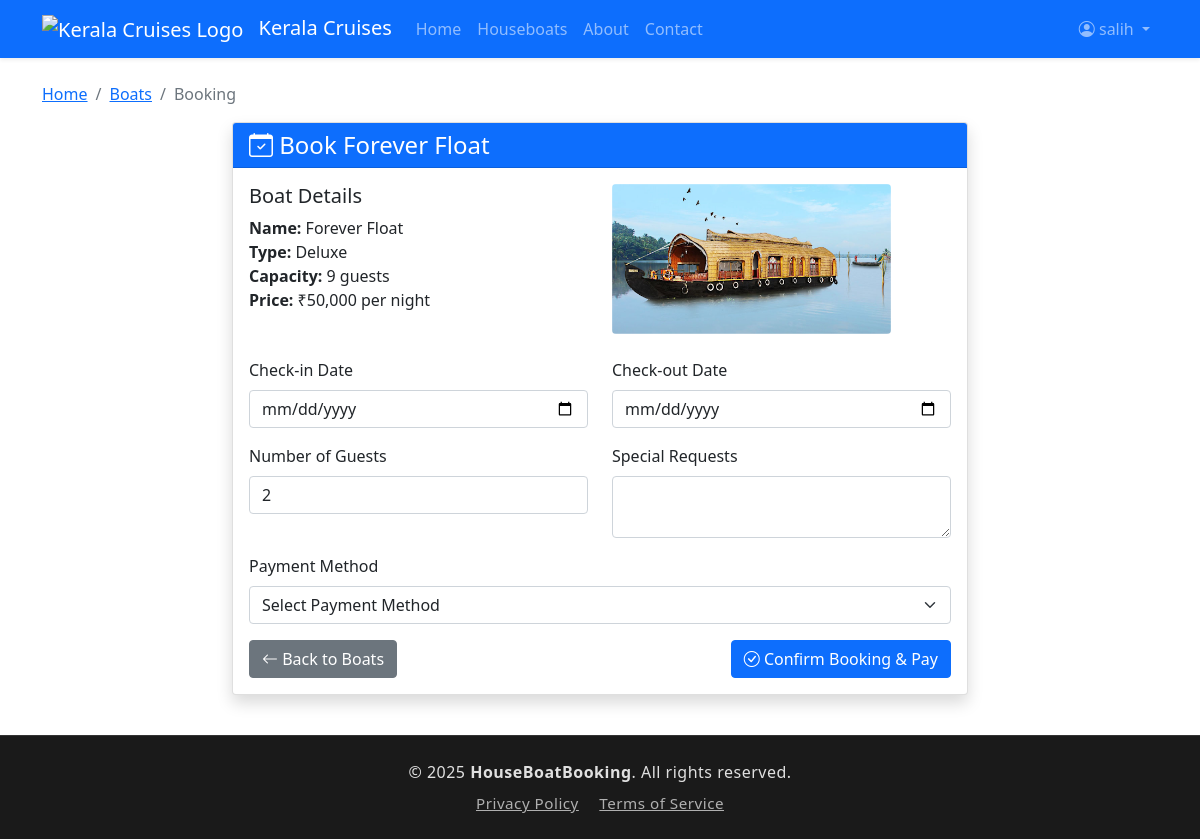
Page /frontend/pages/booking/booking.php?boat_id=10 (signed in) on the committed database.
### tables this page shows
CREATE TABLE IF NOT EXISTS `boats` (
  `id` int NOT NULL AUTO_INCREMENT,
  `boat_name` varchar(100) NOT NULL,
  `boat_type` varchar(100) NOT NULL,
  `capacity` int NOT NULL,
  `price` decimal(10,2) NOT NULL,
  `image` varchar(255) DEFAULT NULL,
  `description` text,
  `status` enum('available','maintenance','booked') DEFAULT 'available',
  PRIMARY KEY (`id`)
);

### frontend/pages/booking/booking.php (the view, shortened to what this page needs)
<?php
include '../../../backend/inc/db_connect.php';
$is_admin = (isset($_SESSION['role']) && $_SESSION['role'] === 'admin');
$boat_id = intval($_GET['boat_id']);
$stmt = $conn->prepare("SELECT * FROM boats WHERE id = ? AND status = 'available'");
$stmt->bind_param("i", $boat_id);
$stmt->execute();
$result = $stmt->get_result();
$boat = $result->fetch_assoc();
$images = array();
if (!empty($boat['image'])) {
    $decoded = json_decode($boat['image'], true);
    if (is_array($decoded)) {
        $images = $decoded;
    } else {
        $images = array($boat['image']);
    }
}
$mainImage = !empty($images[0]) ? "/HouseBoatBooking/uploads/boats/" . $images[0] : "/HouseBoatBooking/img/b1.jpg";
?>
<!DOCTYPE html>
<html lang="en">
<head>
    <link href="https://cdn.jsdelivr.net/npm/bootstrap@5.0.2/dist/css/bootstrap.min.css" rel="stylesheet">
    <link href="https://cdn.jsdelivr.net/npm/bootstrap-icons/font/bootstrap-icons.css" rel="stylesheet">
</head>
<body>
    <?php include '../../includes/navbar.php'; ?>
    <div class="container mt-4">
        <div class="row">
            <div class="col-12">
                <nav aria-label="breadcrumb">
                    <ol class="breadcrumb">
                        <li class="breadcrumb-item"><a href="../../../index.php">Home</a></li>
                        <li class="breadcrumb-item"><a href="../boats.php">Boats</a></li>
                        <li class="breadcrumb-item active" aria-current="page">Booking</li>
                    </ol>
                </nav>
            </div>
        </div>
        <?php if ($is_admin): ?>
            <div class="row">
                <div class="col-md-8 mx-auto">
                    <div class="card shadow">
                        <div class="card-header bg-warning text-white">
                            <h4 class="mb-0"><i class="bi bi-exclamation-triangle"></i> Access Denied</h4>
                        </div>
                        <div class="card-body">
                            <p>Admin users cannot book boats. Please use the admin panel to manage boats and bookings.</p>
                            <a href="/HouseBoatBooking/admin/dashboard.php" class="btn btn-primary">Go to Admin Dashboard</a>
                        </div>
                    </div>
                </div>
            </div>
        <?php else: ?>
            <div class="row">
                <div class="col-md-8 mx-auto">
                    <div class="card shadow">
                        <div class="card-header bg-primary text-white">
                            <h4 class="mb-0"><i class="bi bi-calendar-check"></i> Book <?php echo htmlspecialchars($boat['boat_name']); ?></h4>
                        </div>
                        <div class="card-body">
                            <div class="row mb-4">
                                <div class="col-md-6">
                                    <h5>Boat Details</h5>
                                    <ul class="list-unstyled">
                                        <li><strong>Name:</strong> <?php echo htmlspecialchars($boat['boat_name']); ?></li>
                                        <li><strong>Type:</strong> <?php echo ucfirst(htmlspecialchars($boat['boat_type'])); ?></li>
                                        <li><strong>Capacity:</strong> <?php echo htmlspecialchars($boat['capacity']); ?> guests</li>
                                        <li><strong>Price:</strong> ₹<?php echo number_format($boat['price']); ?> per night</li>
                                    </ul>
                                </div>
                                <div class="col-md-6">
                                    <img src="<?php echo $mainImage; ?>" class="img-fluid rounded" alt="<?php echo htmlspecialchars($boat['boat_name']); ?>" style="height: 150px; object-fit: cover;">
                                </div>
                            </div>
                            <form method="POST" action="process_booking.php">
                                <div class="row">
                                    <div class="col-md-6 mb-3">
                                        <label class="form-label">Check-in Date</label>
                                        <input type="date" name="checkin_date" class="form-control" required>
                                    </div>
                                    <div class="col-md-6 mb-3">
                                        <label class="form-label">Check-out Date</label>
                                        <input type="date" name="checkout_date" class="form-control" required>
                                    </div>
                                </div>
                                <div class="row">
                                    <div class="col-md-6 mb-3">
                                        <label class="form-label">Number of Guests</label>
                                        <input type="number" name="guests" class="form-control" min="1" max="<?php echo $boat['capacity']; ?>" value="2" required>
                                    </div>
                                    <div class="col-md-6 mb-3">
                                        <label class="form-label">Special Requests</label>
                                        <textarea name="requests" class="form-control" rows="2"></textarea>
                                    </div>
                                </div>
                                <div class="row">
                                    <div class="col-md-12 mb-3">
                                        <label class="form-label">Payment Method</label>
                                        <select name="payment_method" class="form-select" required>
                                            <option value="">Select Payment Method</option>
                                        </select>
                                    </div>
                                </div>
                                <div class="d-flex justify-content-between">
                                    <a href="../boats.php" class="btn btn-secondary"><i class="bi bi-arrow-left"></i> Back to Boats</a>
                                    <button type="submit" class="btn btn-primary"><i class="bi bi-check-circle"></i> Confirm Booking & Pay</button>
                                </div>
                            </form>
                        </div>
                    </div>
                </div>
            </div>
        <?php endif; ?>
    </div>
    <?php include '../../includes/footer.php'; ?>
</body>
</html>

### rows in the picture
boats: boat_name "Forever Float", boat_type "Deluxe", capacity "9", price "50,000"

### other values in the picture
$_SESSION['username'] "salih"
